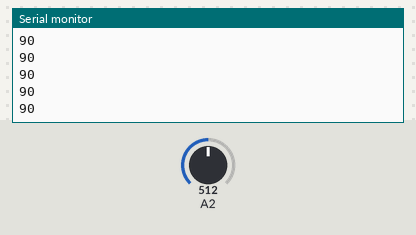
Recording of a sketch running on a simulated Arduino Uno, built with avr-gcc and run on an emulated ATmega328P. Shown: the last lines printed to the serial monitor. The inputs (shaded band) are chosen by the test bench; at power-on: A2 = 512.

Above: at 1.2 s.
1.3 s: A2 set to 716
At 2.1 s:
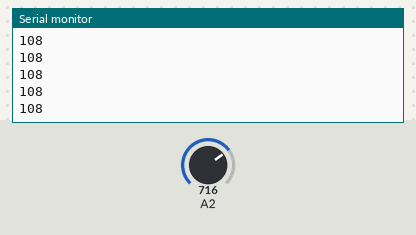
2.8 s: A2 set to 900
At 3.7 s:
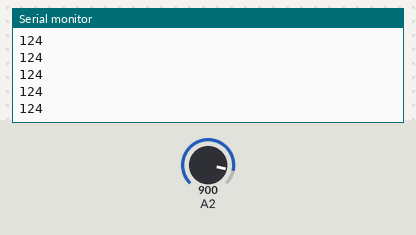
Timing chart, 0 to 5.8 s (numbered marks = the images above; inputs shaded):
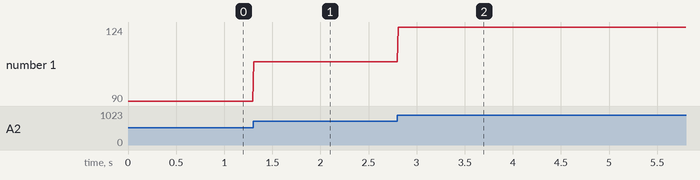

Measured:
- after the input at 1.3 s, the serial monitor: prints a new line at once (image 1)
- after the input at 2.8 s, the serial monitor: prints a new line at once (image 2)
- plotted number 1: 90 → 108 after the input at 1.3 s, 108 → 124 after the input at 2.8 s

The sketch:

AnalogRead.ino
```cpp
void setup() {
  // put your setup code here, to run once:
Serial.begin(9600);
}

void loop() {
int val = 0;
int akkT = 20;
  // put your main code here, to run repeatedly:
// Serial.println(analogRead(A2));
int stableValue = analogRead(A2) & 0b1111111111111100;
// int sensVal = analogRead(A2);

for (int i = 0; i < akkT; i++)
{
  val = val + stableValue;
}

stableValue = val / akkT;

int pos = map(stableValue, 0, 1020, 45, 135);
Serial.println(pos);

delay(10);
}
```
